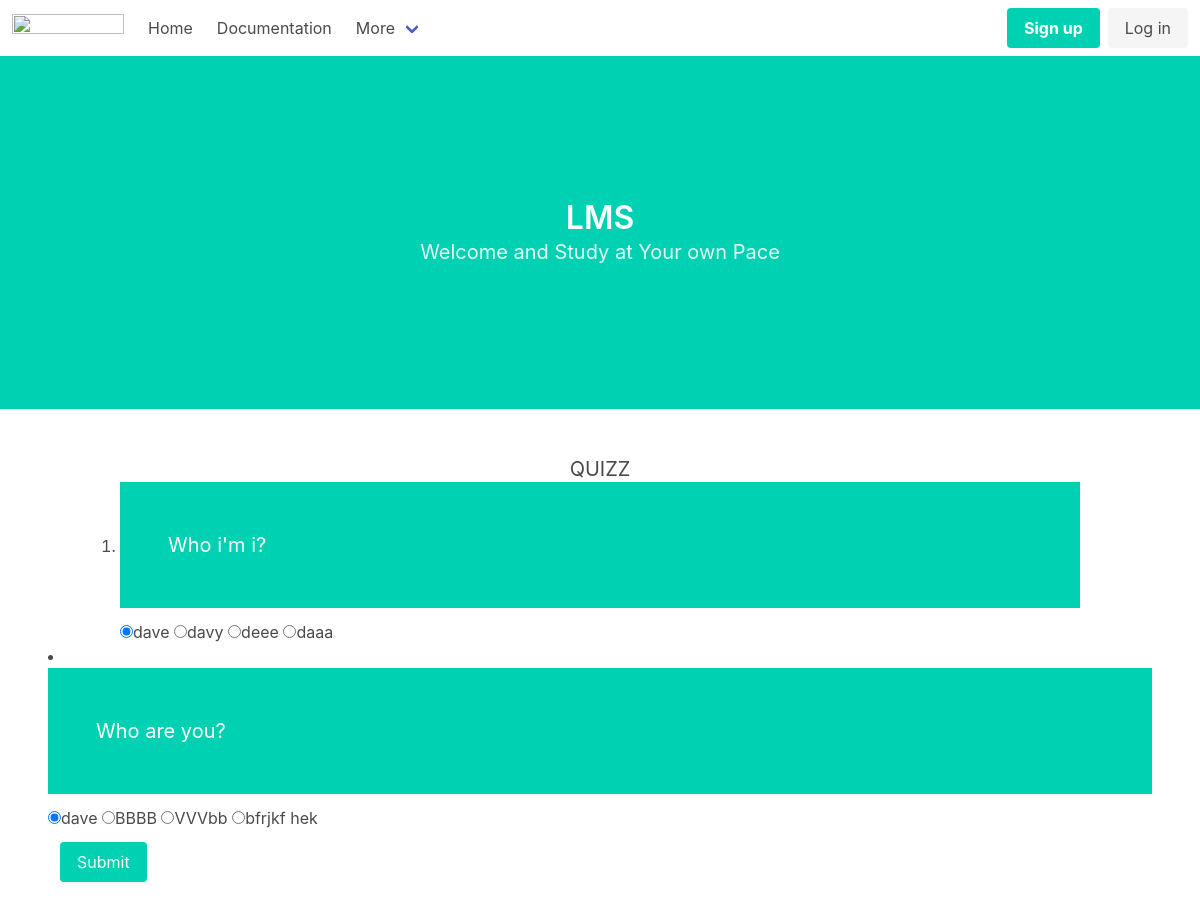
Page /9/answer_quiz/ (signed in) on the committed database.
### school/models.py (models this page shows, shortened)
class Question(models.Model):
    sentence = models.TextField(max_length=255)
    quiz = models.ForeignKey(Quiz,related_name='questions',on_delete=models.CASCADE)
    a =  models.TextField(max_length=255)
    b =  models.TextField(max_length=255)
    c =  models.TextField(max_length=255)
    d =  models.TextField(max_length=255)
    ans = models.TextField(max_length=250)

### school/views.py (the view)
# urls.py: path('<pk>/answer_quiz/',views.take_question_quiz,name='answer_quiz'),
@login_required
def take_question_quiz(request,pk):
    quiz = Quiz.objects.get(pk=pk)
    qtns = quiz.questions.all()
    return render(request,'school/exam/take_quiz.html',{'qtns':qtns})

### school/templates/school/exam/take_quiz.html (shortened to what this page needs)
{% extends 'school/base.html' %}
{% block content %}
<form id="quiz" method="POST" enctype="multipart/form-data">
<center><h3 class="subtitle"> QUIZZ</h3></center>
<ol type="1">
     {% for q in qtns %}
     <div class="hero ">
     <li>
<div class="quizz">
    <div class="field hero is-primary">
        <div class="control hero-body is-size-5">
            <label>
                {{q.sentence}}
            </label>
        </div>
    </div>
            <input name="{{q.sentence}}"  type="radio" checked value="{{q.a}}">{{q.a}}
            <input name="{{q.sentence}}"  type="radio" value="{{q.b}}">{{q.b}}
            <input name="{{q.sentence}}"  type="radio" value="{{q.c}}">{{q.c}}
            <input name="{{q.sentence}}"  type="radio" value="{{q.d}}">{{q.d}}
        </div>
    </div>
</div>
<div>
    {% empty %}
    <p> No questions yet</p>
    {% endfor %}
    {% if qtns %}
    <div class="field">
        <div class="control">
            <button form="quiz" class="button is-primary mt-3 mb-3 ml-3 mr-3">Submit</button>
        </div>
    </div>
    {% endif %}
{% endblock %}

### rows in the picture
Question: sentence "Who i'm i?", a "dave", b "davy", c "deee", d "daaa"
Question: sentence "Who are you?", a "dave", b "BBBB", c "VVVbb", d "bfrjkf hek"
